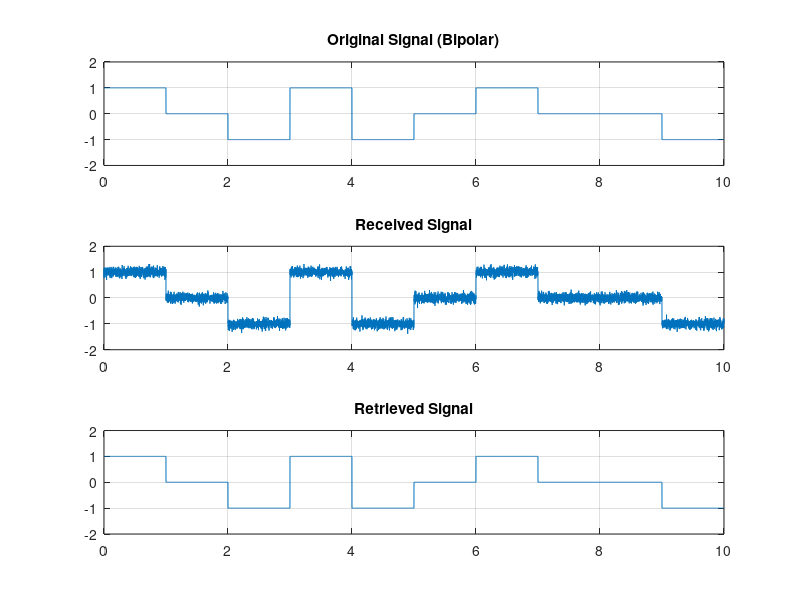

This chart was generated by the following MATLAB code:
clc; clear;
bn = '1011101001';
ln = length(bn);
Tb=1;
Td=10;
Ts=0.001;
t=0:Ts:Tb-Ts;
%Bipolar 
p0 = zeros(1,length(t));
p1p = ones(1,length(t));
p1n = -1*ones(1,length(t));
flag = 0;

xp = [];
for n = 1:ln
    if bn(n)=='0'
        xn=p0;
    elseif mod(flag,2)
        xn=p1n;
        flag=flag+1;
    else
        xn=p1p;
        flag=flag+1;
    end
    xp=[xp,xn];
end

t=0:Ts:Td-Ts;

subplot(3,1,1);
plot(t,xp); hold on; grid on;
title("Original Signal (Bipolar)");
ylim([-2 2])
subplot(3,1,2);
yr=awgn(xp, 20);
plot(t,yr);hold on; grid on;
title("Received Signal");
ylim([-2 2])

%% Matched Filter
t=0:Ts:Tb-Ts;
h0 = zeros(1,length(t));
h1 = ones(1,length(t));
r0 = conv(yr,h0);
r1 = conv(yr,h1);
yo = [];
yRet=[];
for n = 1/Ts:1/Ts:(Td+1)/Ts-1
    if and(r1(n)- r0(n) < Td/2, r1(n)- r0(n)> (-1*Td/2))
        yR=p0;
        y='0';
    else
        if r1(n)-r0(n)>0
            yR=p1p;
        else
            yR=p1n;
        end
        y='1';
    end
    yRet=[yRet,yR];
    yo=[yo,y];
end

t=0:Ts:Td-Ts;
subplot(3,1,3);
plot(t, yRet);hold on; grid on;
title("Retrieved Signal");
ylim([-2 2]);
disp(yo);